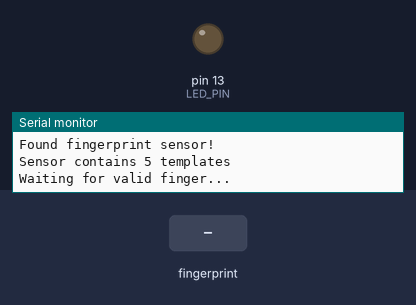
The sketch below on a simulated Arduino Uno, built with avr-gcc and run on an emulated ATmega328P. Shown: output pins drawn as LEDs (lit = HIGH), the last lines printed to the serial monitor. Inputs (shaded band) come from the test bench.

Above: at 1.2 s.
1.3 s: finger stored as number 1 placed on the sensor
At 2.8 s:
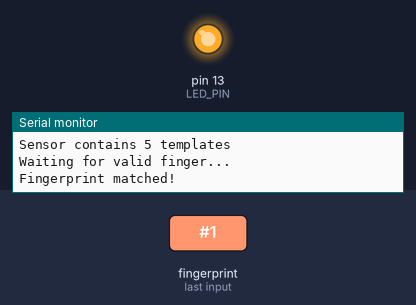
Timing chart, 0 to 6.1 s (numbered marks = the images above; inputs shaded):
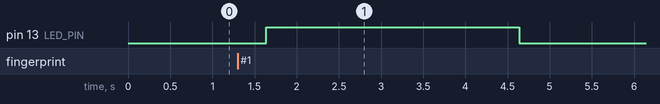

Measured:
- after the input at 1.3 s, pin 13 (LED_PIN): LOW → HIGH after 0.34 s, → LOW 3.0 s later

The sketch:

sketch_may21b.ino
```cpp
#include <Adafruit_Fingerprint.h>
#include <SoftwareSerial.h>

// Define the LED pin
#define LED_PIN 13

// Choose any two pins for the software serial connection to the sensor
SoftwareSerial mySerial(2, 3);

// Create the fingerprint sensor object
Adafruit_Fingerprint finger = Adafruit_Fingerprint(&mySerial);

void setup()
{
  // Start serial communication with the computer
  Serial.begin(9600);
  // Start serial communication with the sensor
  mySerial.begin(57600);
  // Initialize the LED pin
  pinMode(LED_PIN, OUTPUT);

  // Verify the connection to the sensor
  if (finger.verifyPassword()) {
    Serial.println("Found fingerprint sensor!");
  } else {
    Serial.println("Did not find fingerprint sensor :(");
    while (1) { delay(1); } // Don't proceed, sensor not found
  }

  // Get the number of stored templates
  finger.getTemplateCount();
  Serial.print("Sensor contains "); Serial.print(finger.templateCount); Serial.println(" templates");
  Serial.println("Waiting for valid finger...");
}

void loop()
{
  // Turn off the LED
  digitalWrite(LED_PIN, LOW);

  // Check if a finger is placed on the sensor
  uint8_t result = finger.getImage();
  if (result != FINGERPRINT_OK) return;

  // Convert the image to a template
  result = finger.image2Tz();
  if (result != FINGERPRINT_OK) return;

  // Search for a matching fingerprint template
  result = finger.fingerFastSearch();
  if (result == FINGERPRINT_OK) {
    // Match found!
    Serial.println("Fingerprint matched!");
    // Turn on the LED
    digitalWrite(LED_PIN, HIGH);
    delay(3000); // Keep LED on for 3 seconds
  } else {
    Serial.println("Fingerprint not matched");
  }
}
```
